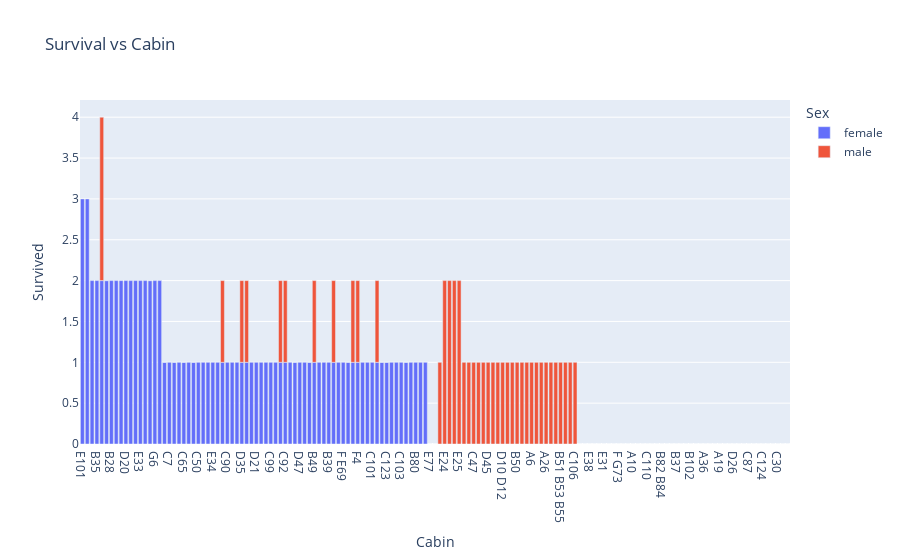

Write notebook code for a chart like this one.
### Code cell
fig = px.bar(df_cabin_group_sorted, x="Cabin", y="Survived", color="Sex", title="Survival vs Cabin")
fig.show()

### Figure 1 — Plotly figure (JSON) as saved in the notebook; plotly's stock layout.template omitted (floating-point values rounded to 4 significant figures)
{"data": [{"alignmentgroup": "True", "hovertemplate": "Sex=female<br>Cabin=%{x}<br>Survived=%{y}<extra></extra>", "legendgroup": "female", "marker": {"color": "#636efa", "pattern": {"shape": ""}}, "name": "female", "offsetgroup": "female", "orientation": "v", "showlegend": true, "textposition": "auto", "type": "bar", "x": ["E101", "F33", "C125", "B35", "B96 B98", "D", "B28", "D17", "B18", "D20", "B77", "B5", "E33", "D36", "C23 C25 C27", "G6", "B57 B59 B63 B66", "C78", "C7", "C68", "C54", "C65", "C62 C64", "C83", "C50", "C45", "C32", "E34", "E36", "E121", "C90", "C85", "D37", "D35", "D33", "D28", "D21", "D15", "D11", "C99", "D7", "C93", "C92", "D9", "C2", "D47", "E40", "B58 B60", "B49", "B42", "B4", "B39", "E8", "B3", "F E69", "B22", "B20", "F4", "A16", "E68", "C101", "C126", "E44", "C123", "E49", "B69", "C103", "E67", "B73", "B80", "B79", "B78", "E77", "C49", "C22 C26"], "xaxis": "x", "y": [3, 3, 2, 2, 2, 2, 2, 2, 2, 2, 2, 2, 2, 2, 2, 2, 2, 1, 1, 1, 1, 1, 1, 1, 1, 1, 1, 1, 1, 1, 1, 1, 1, 1, 1, 1, 1, 1, 1, 1, 1, 1, 1, 1, 1, 1, 1, 1, 1, 1, 1, 1, 1, 1, 1, 1, 1, 1, 1, 1, 1, 1, 1, 1, 1, 1, 1, 1, 1, 1, 1, 1, 0, 0, 0], "yaxis": "y"}, {"alignmentgroup": "True", "hovertemplate": "Sex=male<br>Cabin=%{x}<br>Survived=%{y}<extra></extra>", "legendgroup": "male", "marker": {"color": "#EF553B", "pattern": {"shape": ""}}, "name": "male", "offsetgroup": "male", "orientation": "v", "showlegend": true, "textposition": "auto", "type": "bar", "x": ["E24", "B96 B98", "C52", "F2", "E25", "C70", "E17", "E121", "C47", "C22 C26", "E12", "D49", "D45", "D35", "D33", "D56", "D19", "D10 D12", "C93", "C92", "C148", "E10", "B50", "B41", "E8", "B20", "B101", "A6", "A34", "A31", "A26", "F4", "A23", "A20", "B51 B53 B55", "B49", "C126", "E50", "C104", "C106", "D6", "E46", "E38", "E67", "D48", "E44", "D50", "E31", "E58", "F38", "F G73", "F G63", "E63", "A10", "C65", "D46", "B30", "C110", "B94", "B86", "B82 B84", "B71", "B58 B60", "B38", "B37", "B22", "C118", "B19", "B102", "A7", "A5", "A36", "A32", "A24", "A19", "C111", "C123", "D30", "C78", "D26", "D", "C95", "C91", "C87", "C86", "C83", "C82", "C68", "C124", "A14", "C46", "C30", "C23 C25 C27", "C2", "C128", "T"], "xaxis": "x", "y": [2, 2, 2, 2, 2, 1, 1, 1, 1, 1, 1, 1, 1, 1, 1, 1, 1, 1, 1, 1, 1, 1, 1, 1, 1, 1, 1, 1, 1, 1, 1, 1, 1, 1, 1, 1, 1, 1, 1, 1, 0, 0, 0, 0, 0, 0, 0, 0, 0, 0, 0, 0, 0, 0, 0, 0, 0, 0, 0, 0, 0, 0, 0, 0, 0, 0, 0, 0, 0, 0, 0, 0, 0, 0, 0, 0, 0, 0, 0, 0, 0, 0, 0, 0, 0, 0, 0, 0, 0, 0, 0, 0, 0, 0, 0, 0], "yaxis": "y"}], "layout": {"autosize": true, "barmode": "relative", "legend": {"title": {"text": "Sex"}, "tracegroupgap": 0}, "title": {"text": "Survival vs Cabin"}, "xaxis": {"anchor": "y", "autorange": true, "domain": [0, 1], "range": [-0.5, 146.5], "title": {"text": "Cabin"}, "type": "category"}, "yaxis": {"anchor": "x", "autorange": true, "domain": [0, 1], "range": [0, 4.211], "title": {"text": "Survived"}, "type": "linear"}}}
